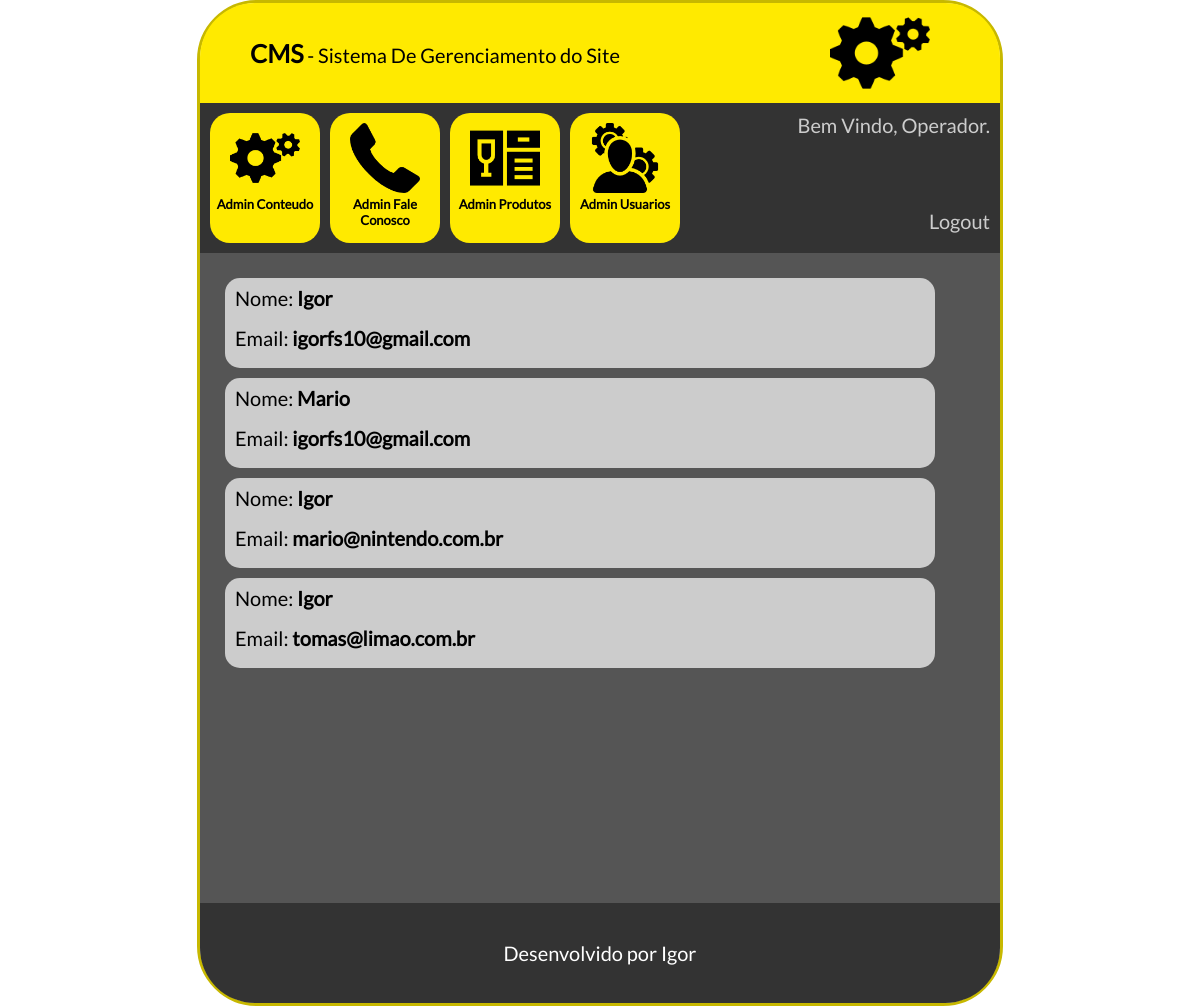
/cms/faleconosco.php (signed in), run on an earlier commit of the app's database.
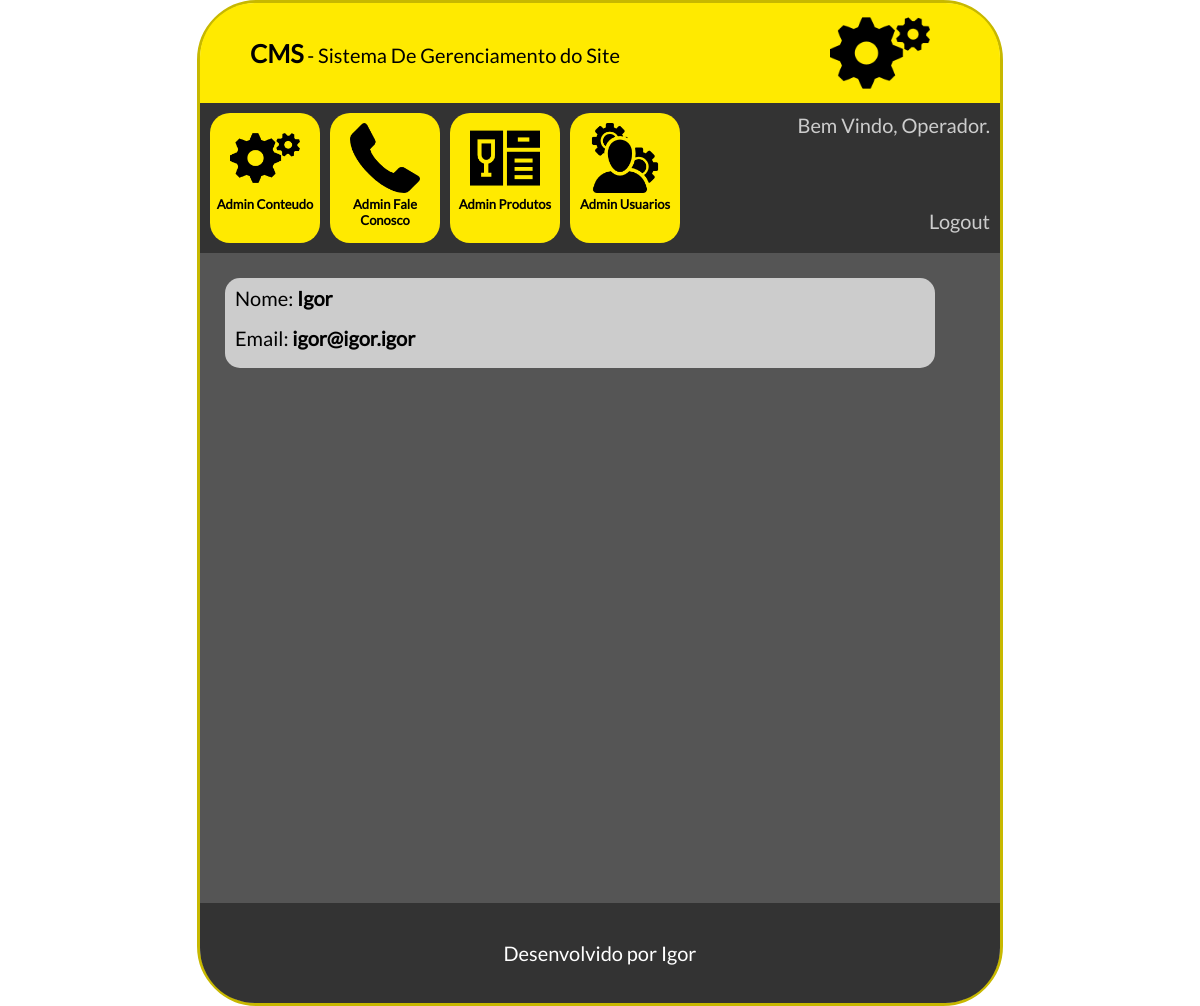
And on a later commit of the database.
### tables this page shows
CREATE TABLE `tbl_usuarios` (
  `id` int(11) NOT NULL AUTO_INCREMENT,
  `nome` varchar(100) NOT NULL,
  `senha` varchar(100) NOT NULL,
  `id_nivel` int(11) NOT NULL,
  `ativo` int(11) NOT NULL,
  PRIMARY KEY (`id`),
  UNIQUE KEY `nome_UNIQUE` (`nome`),
  KEY `fk_usuarios_niveis_idx` (`id_nivel`),
  CONSTRAINT `fk_usuarios_niveis` FOREIGN KEY (`id_nivel`) REFERENCES `tbl_niveis` (`id`) ON DELETE NO ACTION ON UPDATE NO ACTION
);

CREATE TABLE `tbl_contatos` (
  `id` int(11) NOT NULL AUTO_INCREMENT,
  `nome` varchar(100) NOT NULL,
  `telefone` varchar(15) DEFAULT NULL,
  `celular` varchar(15) DEFAULT NULL,
  `email` varchar(100) DEFAULT NULL,
  `homepage` varchar(100) DEFAULT NULL,
  `facebook` varchar(100) DEFAULT NULL,
  `sugestao` varchar(255) DEFAULT NULL,
  `informacao` varchar(255) DEFAULT NULL,
  `sexo` varchar(2) DEFAULT NULL,
  `profissao` varchar(100) DEFAULT NULL,
  PRIMARY KEY (`id`)
);

### cms/conexao.php (called while the page is built)
<?php
    function conexaoDb(){
        $host = "localhost";
        $database = "db_banca";
        $user = "root";
        $password = "bcd127";
        if(!$conexao = mysqli_connect($host,$user,$password,$database)){
            echo('Erro na conexão com o Banco de Dados');
        }
        return $conexao;
    }
?>

### cms/db.php (called while the page is built, shortened)
<?php
    include_once "conexao.php";
    function selectBanco(){
        $sql = "SELECT * from tbl_contatos";
        return mysqli_query(conexaoDb(), $sql);
    }
    function selectUsuarioBanco($id){
        $sql = "SELECT * from tbl_usuarios WHERE id=". $id;
        return mysqli_query(conexaoDb(), $sql);
    }
?>

### cms/faleconosco.php (the view, shortened to what this page needs)
<?php
    include_once "db.php";
    $selectLogin = selectUsuarioBanco($_SESSION["idLogin"]);
    $rsLogado = mysqli_fetch_array($selectLogin);
    $nomeLogado = $rsLogado["nome"];
    $select = selectBanco();
?>
<!doctype html>
<html lang="pt-br">
	<head>
        <link rel="stylesheet" type="text/css" href="css/style.css">
	</head>
	<body>
        <main id="caixaPrincipal">
            <div id="caixaLogo">
                <span class="textoGrande">CMS</span> - Sistema De Gerenciamento do Site
                <div id="logo"><img src="icones/config.png"></div>
            </div>
            <div id="caixaOpcoes">
                <a href="index.php">
                    <div class="caixaItem">
                        <img src="icones/config.png"><br>
                        Admin Conteudo
                    </div>
                </a>
                <a href="faleconosco.php">
                    <div class="caixaItem">
                        <img src="icones/contato.png"><br>
                        Admin Fale Conosco
                    </div>
                </a>
                <a href="produtos.php">
                    <div class="caixaItem">
                        <img src="icones/produtos.png"><br>
                        Admin Produtos
                    </div>
                </a>
                <a href="usuarios.php">
                    <div class="caixaItem">
                        <img src="icones/admin.png"><br>
                        Admin Usuarios
                    </div>
                </a>
                <div id="caixaUsuario">
                    Bem Vindo, <?php echo($nomeLogado)?>.<br><br><br><br>
                    <a href="../login.php?modo=logout"><span class="branco">Logout</span></a>
                </div>
            </div>
            <div id="caixaConteudo">
                <div class=caixaContato>
                    <?php
                    while($rsContatos = mysqli_fetch_array($select)){
                    ?>
                    <div class="contato">
                        Nome: <span class="textoNegrito"><?php echo($rsContatos['nome'])?></span>
                        <br>
                        Email: <span class="textoNegrito"><?php echo($rsContatos['email'])?></span>
                    </div>
                      <?php } ?>
                </div>
            </div>
            <footer id="rodape">
                Desenvolvido por Igor
            </footer>
        </main>
    </body>
</html>

### cms/css/style.css (style rules this page uses)
* { margin: 0px; padding: 0px; text-decoration: none; font-family: lato; font-size: 20px; }
.branco { color: #cccccc; }
.textoGrande { font-size: 25px; font-weight: bold; }
.textoNegrito { font-weight: bold; }
#caixaPrincipal { height: 1000px; width: 800px; margin-left: auto; margin-right: auto; border-radius: 60px; border: solid 3px #c7b800; }
#caixaLogo { height: 100px; width: 700px; background-color: #ffea00; border-top-left-radius: 55px; border-top-right-radius: 55px;; line-height: 100px; padding-left: 50px; padding-right: 50px; }
#logo { height: 100px; width: 100px; margin-right: 20px; float: right; }
#logo img { max-height: 100px; max-width: 100px; margin-right: 0px; transition: 0.2s; }
#caixaOpcoes { height: 130px; width: 780px; padding: 10px; background-color: #333333; }
.caixaItem { height: 110px; width: 110px; font-weight: bold; font-size: 13px; background-color: #ffea00; text-align: center; float: left; margin-right: 10px; padding-top: 10px; padding-bottom: 10px; border-radius: 20px; transition: 0.2s; color: #000000; }
.caixaItem img { height: 70px; width: 70px; }
#caixaUsuario { color: #cccccc; text-align: right; float: right; }
#caixaConteudo { height: 600px; width: 750px; padding: 25px; background-color: #555555; }
.caixaContato { height: 600px; width: 750px; overflow-y: auto; }
.contato { height: 90px; width: 700px; line-height: 40px; padding-left: 10px; margin-bottom: 10px; background-color: #cccccc; font-size: 20px; border-radius: 15px; transition: 0.2s; }
#rodape { height: 100px; width: 800px; border-bottom-left-radius: 55px; border-bottom-right-radius: 55px; background-color: #333333; text-align: center; line-height: 100px; color: #ffffff; }

What changed in the data, as far as the page shows it:
removed tbl_contatos: nome "Igor", email "igorfs10@gmail.com"
removed tbl_contatos: nome "Mario", email "igorfs10@gmail.com"
removed tbl_contatos: nome "Igor", email "mario@nintendo.com.br"
removed tbl_contatos: nome "Igor", email "tomas@limao.com.br"
added tbl_contatos: nome "Igor", email "igor@igor.igor"
